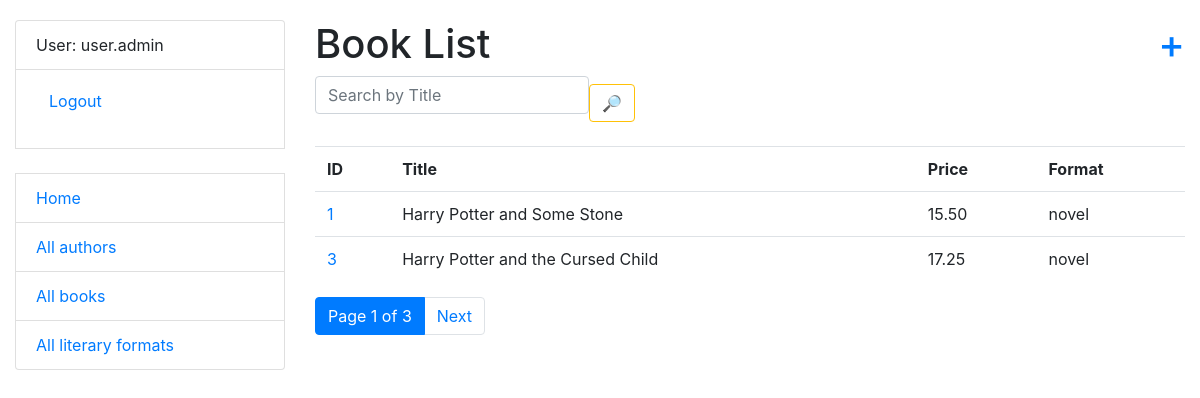
Screenshot of /catalog/books/ (signed in) with the database file from the repository.
### catalog/models.py (models this page shows, shortened)
class Author(AbstractUser):
    pseudonym = models.CharField(max_length=255, null=True, blank=True)
    class Meta:
        ordering = ("username",)

class Book(models.Model):
    title = models.CharField(max_length=255)
    price = models.DecimalField(decimal_places=2, max_digits=7)
    format = models.ForeignKey(
        LiteraryFormat,
        on_delete=models.CASCADE,
        related_name="books",
    )
    authors = models.ManyToManyField(settings.AUTH_USER_MODEL, related_name="books")
    class Meta:
        ordering = ("title",)

class LiteraryFormat(models.Model):
    name = models.CharField(max_length=255)
    class Meta:
        ordering = ('name',)
    def __str__(self):
        return self.name

### catalog/views.py (the view)
# urls.py: path("books/", BookListView.as_view(), name="book-list"),
class BookListView(LoginRequiredMixin, generic.ListView):
    model = Book
    paginate_by = 2
    def get_context_data(self, *, object_list=None, **kwargs):
        context = super(BookListView, self).get_context_data(**kwargs)
        title = self.request.GET.get("title", "")
        context["title"] = title
        context["search_form"] = BookSearchForm(
            initial={"title": title}
        )
        return context
    def get_queryset(self):
        queryset = Book.objects.select_related("format")
        form = BookSearchForm(self.request.GET)
        if form.is_valid():
            return queryset.filter(
                title__icontains=form.cleaned_data["title"]
            )
        return queryset

### catalog/forms.py
class BookSearchForm(forms.Form):
    title = forms.CharField(
        max_length=255,
        required=False,
        label="",
        widget=forms.TextInput(attrs={"placeholder": "Search by Title"}),
    )

### catalog/templatetags/query_transform.py (called while the page is built)
@register.simple_tag
def query_transform(request, **kwargs):
    updated = request.GET.copy()
    for key, value in kwargs.items():
        if value is not None:
            updated[key] = value
        else:
            updated.pop(key, 0)
    return updated.urlencode()

### templates/catalog/book_list.html
{% extends "base.html" %}
{% load crispy_forms_filters %}
{% block content %}
  <h1>Book List <a style="float: right" href="{% url "catalog:book-create" %}">+</a></h1>
  <form method="get" action="" class="form-inline">
  {{ search_form|crispy }}
    <input type="submit" class="btn btn-outline-warning" value="🔎">
  </form>
  {% if book_list %}
    <table class="table">
    <tr>
      <th>ID</th>
      <th>Title</th>
      <th>Price</th>
      <th>Format</th>
    </tr>
    {% for book in book_list %}
    	<tr>
      <td>
        <a href="{% url "catalog:book-detail" pk=book.pk%}">{{ book.id }}</a>
      </td>
      <td>
        {{ book.title }}
      </td>
      <td>
        {{ book.price }}
      </td>
      <td>
        {{ book.format }}
      </td>
      </tr>
    {% endfor %}
    </table>
  {% else %}
    <p>There are no Authors in Library</p>
  {% endif %}
{% endblock %}

### templates/includes/sidebar.html (shortened to what this page needs)
<ul class="sidebar-nav list-group">
  {% if user.is_authenticated %}
    <li class="list-group-item">
      User: {{ user.username }}
    </li>
    <li class="list-group-item"><form method="post" action="{% url 'logout' %}">
  <button type="submit" class="btn btn-link">
    Logout
  </button>
</form></li>
{% else %}
    <li class="list-group-item"><a href="{% url "login" %}">Login</a></li>
  {% endif %}
    <br>
  <li class="list-group-item">
    <a href="{% url 'catalog:index' %}">Home</a>
  </li>
  <li class="list-group-item">
    <a href="{% url "catalog:author-list" %}">All authors</a>
  </li>
  <li class="list-group-item">
    <a href="{% url "catalog:book-list" %}">All books</a>
  </li>
  <li class="list-group-item">
    <a href="{% url "catalog:literary-format-list" %}">All literary formats</a>
  </li>
</ul>

### static/css/styles.css (style rules this page uses)
body { margin-top: 20px; }
.sidebar-nav { padding: 0; list-style: none; }

### rows the page displays
Author: username "user.admin"
Book: id "1", title "Harry Potter and Some Stone", price "15.50", format "novel"
Book: id "3", title "Harry Potter and the Cursed Child", price "17.25", format "novel"

### other values shown
{{ page_obj.number }} "1"
{{ page_obj.paginator.num_pages }} "3"
